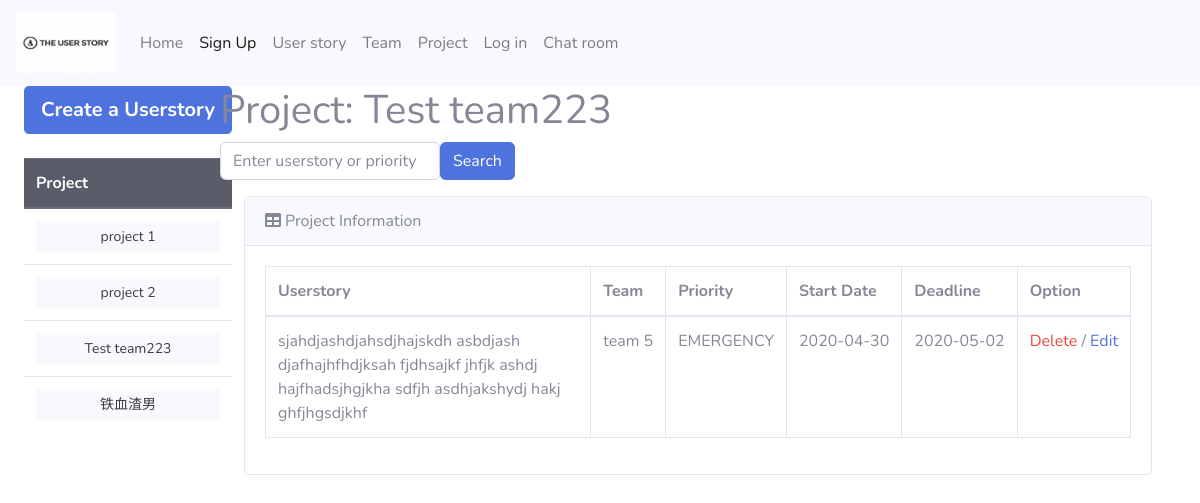
The page /userstory/project12 on the database its author committed.
### app/models.py (models this page shows)
class Project(db.Model):
    _table_ = db.Model.metadata.tables['project']
    __table_args__ = {'extend_existing': True}
    project_id = db.Column(db.Integer, primary_key=True)

class Userstory(db.Model):
    _table_ = db.Model.metadata.tables['userstory']
    __table_args__ = {'extend_existing': True}
    userstory_id = db.Column(db.Integer, primary_key=True)

class Team(db.Model):
    _table_ = db.Model.metadata.tables['team']
    __table_args__ = {'extend_existing': True}
    team_id = db.Column(db.Integer, primary_key=True)

### app/userstory/routes.py (the view)
@bp_userstory.route('/userstory/project<project_id>', methods=['GET','POST'])
def userstory_info(project_id):
    one_project = Project.query.filter(Project.project_id.contains(project_id)).all()
    projects = Project.query.all()
    if request.method == 'POST':
        term = request.form['search_term']
        results = Userstory.query.join(Project).filter(Project.project_id.contains(project_id)).filter(Userstory.content.contains(term)|Userstory.priority.contains(term)).all()
        if not results:
            flash('No Userstory Found')
        return render_template('userstory_information.html', userstories=results, one_project=one_project)
    else:
        userstories = Userstory.query.join(Team, Project).with_entities(Team.team_id,
                                                                        Team.name.label('team_name'),
                                                                        Userstory.userstory_id, Userstory.content,
                                                                        Userstory.priority,
                                                                        Userstory.creation_date,
                                                                        Userstory.deadline,
                                                                        Project.project_id,
                                                                        Project.name.label('project_name'),
                                                                        Project.description).filter(
                                                                        Project.project_id.contains(project_id)).all()
    return render_template('userstory_information.html', userstories=userstories, one_project=one_project, projects=projects)

### app/templates/userstory_information.html (shortened to what this page needs)
{% extends "userstory_base.html" %}
{% block userstory_base_content %}
    <div class="col-10">
        <h1>Project: {{ one_project[0].name }}</h1>
        <form class="form-inline ml-auto"
              action="{{ url_for('userstory.userstory_info',project_id=one_project[0].project_id) }}" method="post">
            <input class="form-control" type="search" placeholder="Enter userstory or priority"
                   aria-label="Search" name="search_term">
            <button class="btn btn-primary btn-outline" type="submit">Search</button>
        </form><p></p>
        <div class="container-fluid">
            <div class="card mb-4">
                <div class="card-header"><i class="fas fa-table mr-1"></i>Project Information</div>
                <div class="card-body">
                    <div class="table-responsive">
                        <table class="table table-bordered" id="dataTable" width="100%" cellspacing="0">
                            <thead>
                            <tr>
                                <th>Userstory</th>
                                <th>Team</th>
                                <th>Priority</th>
                                <th>Start Date</th>
                                <th>Deadline</th>
                                <th>Option</th>
                            </tr>
                            </thead>
                            <tbody>
                            {% for userstory in userstories %}
                                <tr>
                                    <td>{{ userstory.content }}</td>
                                    <td><span class="text-nowrap">{{ userstory.team_name }}</span></td>
                                    <td>{{ userstory.priority }}</td>
                                    <td><span class="text-nowrap">{{ userstory.creation_date }}</span></td>
                                    <td><span class="text-nowrap">{{ userstory.deadline }}</span></td>
                                    <td>
                        <span class="text-nowrap">
                        <a class="text-danger"
                           href="{{ url_for('userstory.delete_userstory', userstory_id=userstory.userstory_id, project_id=one_project[0].project_id) }}">
                           Delete
                        </a>
                         /
                        <a class="text-primary"
                           href="{{ url_for('userstory.userstory_edition', userstory_id=userstory.userstory_id) }}">
                            Edit
                        </a>
                        </span>
                                    </td>
                                </tr>
                            {% endfor %}
                            </tbody>
                        </table>
                    </div>
                </div>
            </div>
        </div>
    </div>
{% endblock %}

### app/templates/userstory_base.html (shortened to what this page needs)
{% extends "base.html" %}
{% block content %}
    <div role=main>
        <div class="container-fluid">
            <div class="row">
                <div class="col-2">
                    <ul class="nav flex-column">
                        <li class="nav-item">
                            <a href="{{ url_for('userstory.userstory_creation') }}"
                               class="btn btn-primary btn-lg btn-block"><strong>Create a Userstory</strong>
                            </a><br>
                        </li>
                        <li class="nav-item">
                            <table class="table">
                                <thead class="thead-dark">
                                <tr>
                                    <th scope="col">Project</th>
                                </tr>
                                {% for project in projects %}
                                    <tr>
                                        <td><a type="button" class="btn btn-light btn-sm btn-block"
                                               href="{{ url_for('userstory.userstory_info', project_id=project.project_id) }}">{{ project.name }}</a>
                                        </td>
                                    </tr>
                                {% endfor %}
                                </thead>
                            </table>
                        </li>
                    </ul>
                </div>
                {% block userstory_base_content %}{% endblock %}
            </div>
        </div>
    </div>
{% endblock %}

### rows shown on the page
Project: name "project 1"
Project: name "project 2"
Project: name "Test team223"
Project: name "铁血渣男"
Userstory: content "sjahdjashdjahsdjhajskdh asbdjash djafhajhfhdjksah fjdhsajkf jhfjk ashdj hajfhadsjhgjkha sdfjh asdhjakshydj hakj ghfjhgsdjkhf", team_name "team 5", priority "EMERGENCY", creation_date "2020-04-30", deadline "2020-05-02"
